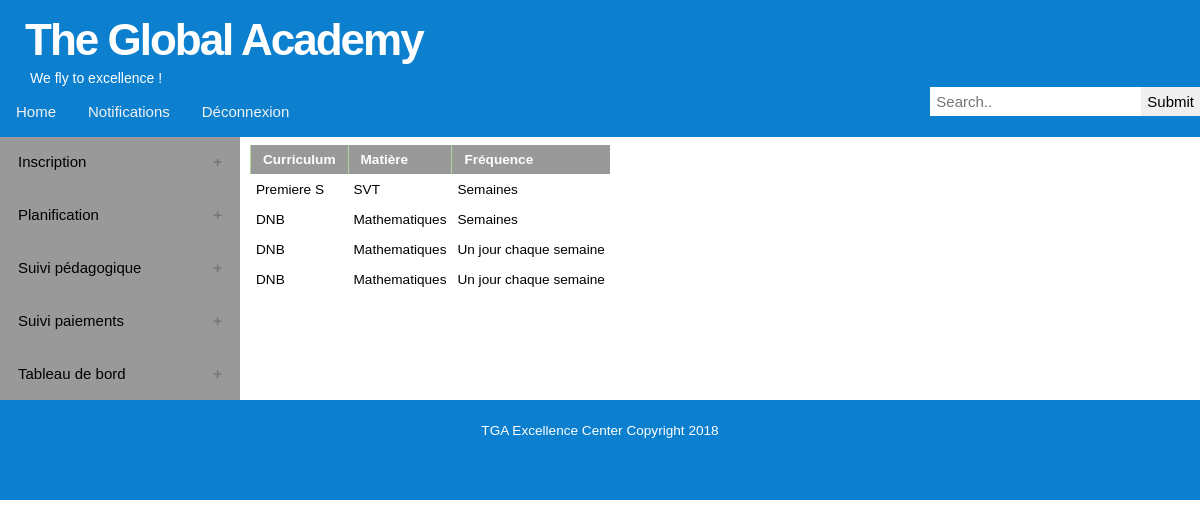
Page /TGA_tool/mes-cours.html (signed in) on the committed database.
### TGA_tool/models.py (models this page shows, shortened)
class Curriculum(models.Model):
	niveau=models.CharField(max_length=13)
	programme=models.CharField(max_length=2,blank=True,null=True)
	objects = CurriculumCreator()#ajouter une methode manager au object

class Matiere(models.Model):
	matiere_choices=(("Mathematiques","Mathematiques"),("Physique","Physique"),("SVT","SVT"),("Français","Français"),("Anglais","Anglais"),("Technologie","Technologie"),("SES","SES"),("Philosophie","Philosophie"),)
	matiere=models.CharField(max_length=16,choices=matiere_choices,verbose_name="Matiere")
	curriculum=models.ForeignKey('Curriculum',on_delete=models.CASCADE,related_name='matiere',verbose_name="Curriculum")
	objects = MatiereCreator()#ajouter une methode manager au object
	class Meta:
		verbose_name="matiere"
		ordering=['-curriculum','matiere']

class Frequence(models.Model):
	freq_choices=(
		('Frequence',(
			("Une seance","Une séance"),
			("Chaque jour","Chaque jour"),
			("Un jour chaque semaine","Chaque semaine"),
			("Un jour chaque mois","Chaque mois"),
				)
			),
		('Personalisé',(
			("Jours",'Chaque X jours'),
			("Semaines",'Chaque X semaines'),
			("Mois",'Chaque X mois'),
				)
			),
	)
	day_choices=((7,'Dimanche'),(1,'Lundi'),(2,'Mardi'),(3,'Mercredi'),(4,'Jeudi'),(5,'Vendredi'),(6,'Samedi'),)#les numéros font référence a l'isoweekday
	frequence=models.CharField(max_length=30,choices=freq_choices,default="Une seance",verbose_name="Fréquence")
	creneau=models.ForeignKey('Creneau',on_delete=models.SET_NULL,blank=True,null=True,verbose_name="Creneau",help_text="Créneau dans la journée")
	jour=models.PositiveIntegerField(blank=True,null=True,choices=day_choices,verbose_name="Jour de la semaine",help_text="Pour les fréquences: ''Chaque semaine'' et ''Chaque X semaines''")#jour de la semaine iso
	day_of_month=models.PositiveIntegerField(verbose_name="Jour du mois",blank=True,null=True,help_text="Pour les fréquences: ""Chaque mois"" et ''Chaque X mois' ")
	period=models.PositiveIntegerField(verbose_name="Période",help_text="Chaque X jours/semaines/mois",blank=True,null=True)#x times each week/month/day
	date_debut=models.DateField(verbose_name="Debut du cours",blank=True,null=True,help_text="Date du début du cours")#le premier jour de la semiane dans la calendrier iso est le lundi
	date_limite=models.DateField(verbose_name="Fin du cours",blank=True,null=True,help_text="Date de la fin du cours")
	class Meta:
		verbose_name="fréquence"

### TGA_tool/views.py (the view)
# urls.py: path('mes-cours.html',views.mesCours,name='mes cours'), # id du coach
def mesCours(request):
    id = request.user.id
    coach = Coach.objects.get(user = id)
    cours = Cours.objects.filter(coach = coach.id)
    listecours =[]
    for cour in cours:
        listecours.append({'id': cour.id, 'curriculum': cour.matiere.curriculum.niveau, 'matiere': cour.matiere.matiere, 'frequence': cour.frequence.frequence})
    return render(request,'TGA_tool/cours-du-coach.html', locals())

### TGA_tool/templates/TGA_tool/cours-du-coach.html (shortened to what this page needs)
{% extends "layout.html" %}
{%load static %}
{% block content %}
<table>
 <tr><th>Curriculum </th><th>Matière</th><th> Fréquence </th></tr>
{% for cour in listecours %}
<tr>
<td>{{ cour.curriculum }}</td> <td>{{ cour.matiere }}</td> <td>{{ cour.frequence }}</td>
</tr>
{% endfor %}
</table>
{% endblock %}

### TGA_tool/templates/layout.html (shortened to what this page needs)
{% load static%}
<!DOCTYPE html>
<html>
  <head>
    <link rel="stylesheet" href="{% static 'css/kosygin-style.css' %}" type="text/css" />
    <link rel='stylesheet' href="{% static 'calendar/fullcalendar.css' %}" type ="text/css"/>
    <link rel="stylesheet" type="text/css" href="{% static 'calendar/fullcalendar.print.min.css' %}" media="print" />
  </head>
  <body>
    {% block nav %}
    <div class="header">
        <h1><a href="/admin/">The Global Academy</a></h1>
        <p> We fly to excellence ! </p>
        <div class="topnav" id="myTopnav">
            <a href="/TGA_tool/home.html">Home</a>
            <a href="#news">Notifications</a>
            {% if user.is_authenticated %}
            <a href = "/TGA_tool/deconnexion"> Déconnexion </a>
            {% else %}
            <a href = "/TGA_tool/connexion"> Connexion </a>
            {% endif %}
            <button type="submit">Submit</button>
            <input type="text" placeholder="Search..">
        </div>
    </div>
    <div class="container">
      <div class ="sidebar">
          <button class="accordion">Inscription</button>
          <button class="accordion">Planification</button>
          <button class="accordion">Suivi pédagogique</button>
          <button class="accordion">Suivi paiements</button>
            <button class="accordion"> Tableau de bord </button>
      </div>
     {% endblock %}
      <div class="content">
          <section id="main">
             {% block content %}{% endblock %}
          </section>
      </div>
    </div>
    <div class="footer">
      <p>TGA Excellence Center Copyright 2018</p>
    </div>
  </body>
</html>

### TGA_tool/static/css/kosygin-style.css (style rules this page uses)
* { box-sizing: border-box; }
body { margin: 0; font: 85%/1.6em Roboto Verdana, Tahoma, arial, sans-serif; color: #000000; text-align: left; }
a, a:visited { text-decoration: none; color: #2200CC; background: inherit; }
h1 { font-size: 150%; font-weight: normal; color: #0c7fcf; }
h1, h2, h3, p { padding: 10px; margin: 0; }
.header { background-color: #0c7fcf; padding: 10px; height: 135px; color: #CCC; }
.header h1 a { position: absolute; margin: 0; padding: 0; font: bolder 44px 'Trebuchet MS', Arial, Sans-serif; letter-spacing: -2px; color: #FFF !important; text-transform: none; text-decoration: none; background: transparent; top: 15px; left: 25px; }
.header p { position: absolute; margin: 0; padding: 0; display: block; top: 70px; left: 30px; color: #FFF; font: normal 14px 'Trebuchet MS', Arial, Sans-serif; }
.sidebar { float: left; width: 20%; background-color: #999999; }
.content { float: left; width: 80%; height: auto; }
.container:after { content: ""; display: table; clear: both; }
.footer { background-color: #0c7fcf ; padding: 10px; text-align: center; height: 100px; color: white; }
.accordion { background-color: #999999; color: black; cursor: pointer; padding: 18px; width: 100%; border: none; text-align: left; outline: none; font-size: 15px; transition: 0.4s; }
.accordion:after { content: '\002B'; color: #777; font-weight: bold; float: right; margin-left: 5px; }
.topnav { position: absolute; width: 100%; left:0; top: 87px; background-color: #0c7fcf; overflow: hidden; }
.topnav a { float: left; display: block; color: #f2f2f2; text-align: center; padding: 14px 16px; text-decoration: none; font-size: 15px; }
.topnav input[type=text], button { display: block; float: right; padding: 6px; border: none; font-size: 15px; }
input { padding:2px; border:1px solid #eee; font: normal 1em Verdana, sans-serif; color:#777; }
table { border-collapse: collapse; margin: 10px; }
th { background: #999999; height: 29px; padding-left: 12px; padding-right: 12px; color: #FFF; text-align: left; border-left: 1px solid #B6D59A; border-bottom: solid 2px #FFF; }
tr { height: 30px; }
td { padding-left: 5px; padding-right: 5px; border-left: 1px solid #FFF; border-bottom: solid 1px #ffffff; text-align: left; }

### rows in the picture
Curriculum: curriculum "Premiere S"
Matiere: matiere "SVT"
Frequence: frequence "Semaines"
Curriculum: curriculum "DNB" "DNB" "DNB"
Matiere: matiere "Mathematiques" "Mathematiques" "Mathematiques"
Frequence: frequence "Semaines"
Frequence: frequence "Un jour chaque semaine"
Frequence: frequence "Un jour chaque semaine"
